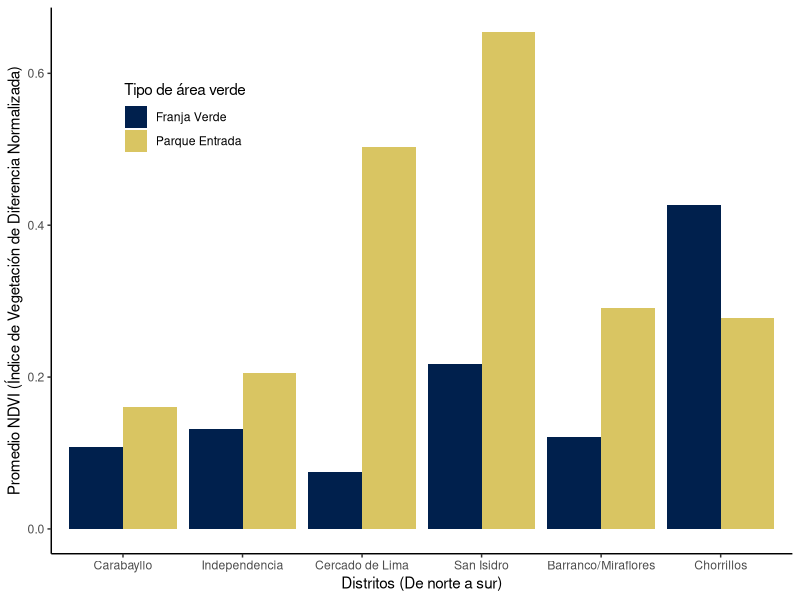

Write R code to recreate this figure.
## ---- chunk 1
library(tidyverse)
library(knitr)
## ---- chunk 2
areas_verdes <- read_csv("../Metropolitano/GIS-Copernicus_Metropolitano.csv")
head(areas_verdes,50)
## ---- chunk 3

# Yo recolecté los datos y corregí cualquier incosistencia antes de guardar el archivo csv.

# Orden de los distritos de Norte a Sur

distritos_norte_a_sur <- c("Carabayllo","Independencia","Cercado de Lima", "San Isidro","Barranco/Miraflores", "Chorrillos")

# Promedios 

# Promedios_estaciones_general <- areas_verdes |> 
#   group_by(Distrito) |> 
#   summarize(Promedio_NDVI = mean(NDVI)) |> 
#   mutate(Distrito = factor(Distrito, levels = distritos_norte_a_sur)) |> 
#   arrange(Distrito)
# 
# kable(Promedios_estaciones_general)

Promedios_estaciones_tipo <- areas_verdes |> 
  group_by(Lat,Lon,Distrito, Tipo) |> 
  summarize(Promedio_NDVI = mean(NDVI), .groups = "drop") |> 
  mutate(Distrito = factor(Distrito, levels = distritos_norte_a_sur)) |> 
  arrange(Distrito) 

kable(Promedios_estaciones_tipo)

write_csv(Promedios_estaciones_tipo, "Promedios_estaciones_tipo.csv" )
## ---- chunk 4
Promedios_estaciones_tipo |> 
  ggplot(aes(x = Distrito, y = Promedio_NDVI, fill = Tipo)) +
  geom_bar(stat = "identity", position = "dodge") +
  labs(
    x = "Distritos (De norte a sur)", 
    y = "Promedio NDVI (Índice de Vegetación de Diferencia Normalizada)",
    fill = "Tipo de área verde") +
  scale_fill_viridis_d(option = "E", end = 0.85) +
  theme_classic() +
  theme(    legend.position = c(0.18, 0.80))
